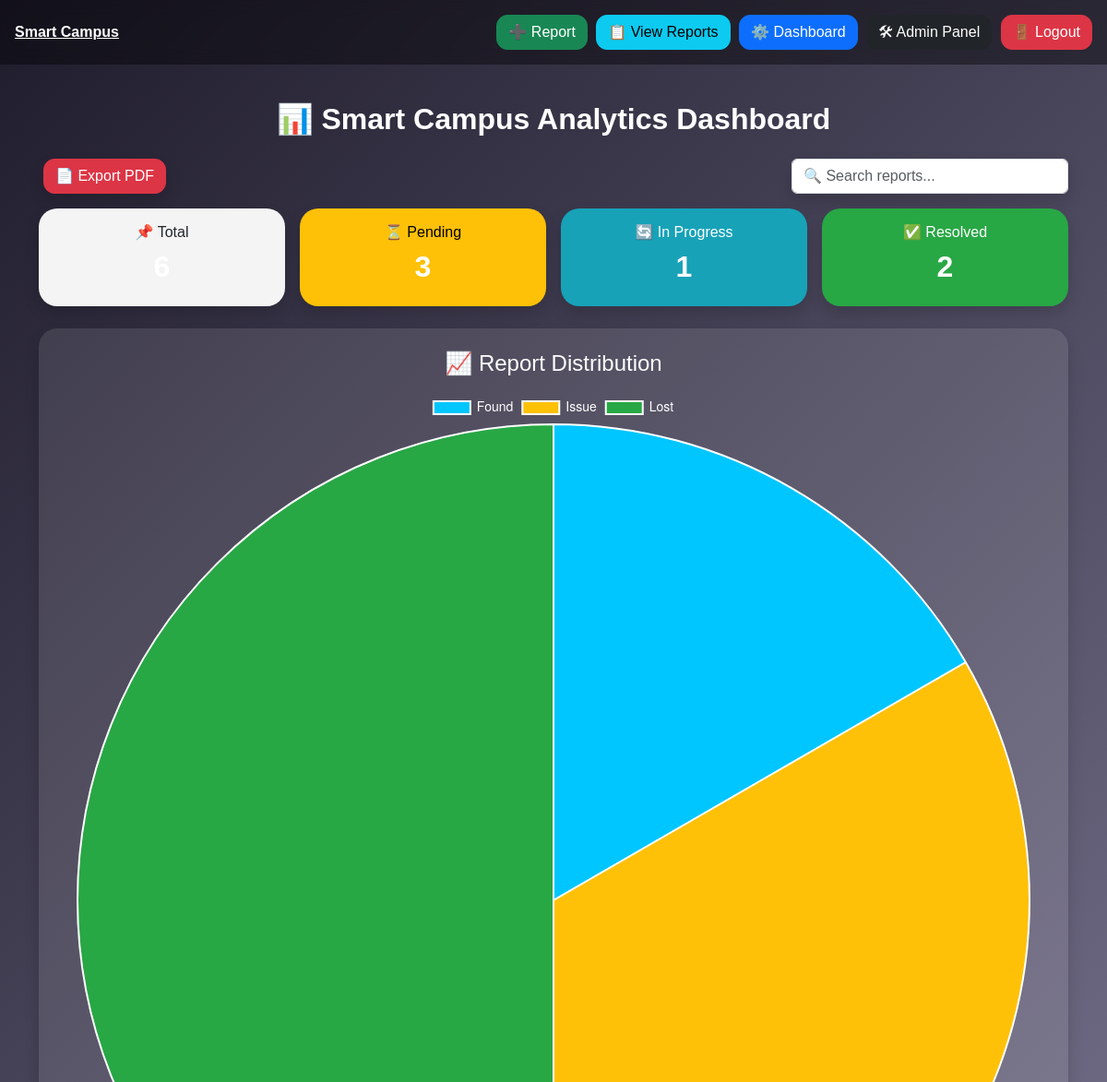
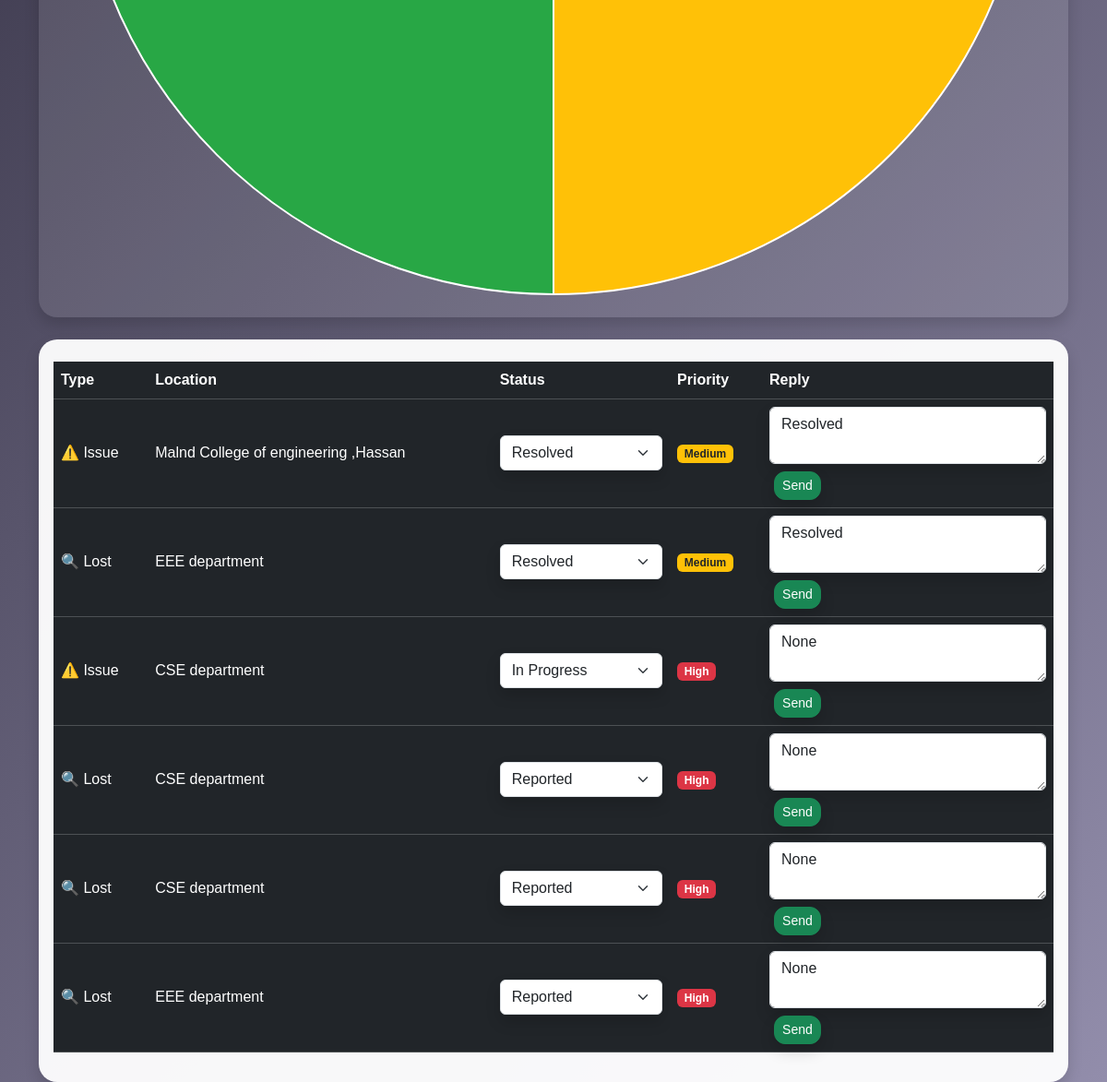
The app's page /dashboard/ (signed in) with its own data (2 pictures, top to bottom).
### core/models.py (models this page shows, shortened)
class Report(models.Model):
    STATUS_CHOICES = [
        ('Reported', 'Reported'),
        ('In Progress', 'In Progress'),
        ('Resolved', 'Resolved'),
    ]
    TYPE_CHOICES = [
        ('Issue', 'Issue'),
        ('Lost', 'Lost'),
        ('Found', 'Found'),
    ]
    PRIORITY_CHOICES = [
        ('High', 'High'),
        ('Medium', 'Medium'),
        ('Low', 'Low'),
    ]
    user = models.ForeignKey(User, on_delete=models.CASCADE)
    report_type = models.CharField(max_length=10, choices=TYPE_CHOICES)
    description = models.TextField()
    location = models.CharField(max_length=200)
    image = models.ImageField(upload_to='reports/', blank=True, null=True)
    priority = models.CharField(max_length=10, choices=PRIORITY_CHOICES)
    status = models.CharField(max_length=20, choices=STATUS_CHOICES, default='Reported')
    admin_reply = models.TextField(blank=True, null=True)
    created_at = models.DateTimeField(auto_now_add=True)

### core/views.py (the view, shortened to what this page needs)
# urls.py: path('dashboard/', views.admin_dashboard, name='dashboard'),
@staff_member_required
def admin_dashboard(request):
    reports = Report.objects.all()
    total = reports.count()
    pending = reports.filter(status="Reported").count()
    in_progress = reports.filter(status="In Progress").count()
    resolved = reports.filter(status="Resolved").count()
    type_counts = Report.objects.values('report_type').annotate(count=Count('id'))
    labels = [item['report_type'] for item in type_counts]
    data = [item['count'] for item in type_counts]
    return render(request, 'dashboard.html', {
        'reports': reports,
        'total': total,
        'pending': pending,
        'in_progress': in_progress,
        'resolved': resolved,
        'labels': labels,
        'data': data
    })

### templates/dashboard.html (shortened to what this page needs)
{% extends 'base.html' %}
{% block content %}
<h2 class="text-white mb-4 text-center fw-bold">
    📊 Smart Campus Analytics Dashboard
</h2>
<div class="d-flex justify-content-between mb-3 flex-wrap gap-2">
    <a href="{% url 'export_pdf' %}" class="btn btn-danger shadow">📄 Export PDF</a>
    <form method="get" style="width: 300px;">
        <input type="text" name="search" class="form-control shadow" placeholder="🔍 Search reports...">
    </form>
</div>
<div class="row mb-4 text-center g-3">
    <div class="col-md-3">
        <div class="card p-3 shadow animate">
            <h6>📌 Total</h6>
            <h2>{{ total }}</h2>
        </div>
    </div>
    <div class="col-md-3">
        <div class="card p-3 shadow animate" style="background:#ffc107;color:black;">
            <h6>⏳ Pending</h6>
            <h2>{{ pending }}</h2>
        </div>
    </div>
    <div class="col-md-3">
        <div class="card p-3 shadow animate" style="background:#17a2b8;color:white;">
            <h6>🔄 In Progress</h6>
            <h2>{{ in_progress }}</h2>
        </div>
    </div>
    <div class="col-md-3">
        <div class="card p-3 shadow animate" style="background:#28a745;color:white;">
            <h6>✅ Resolved</h6>
            <h2>{{ resolved }}</h2>
        </div>
    </div>
</div>
<div class="card p-4 shadow mb-4" style="background: rgba(255,255,255,0.1); border-radius:20px;">
    <h4 class="text-center text-white mb-3">📈 Report Distribution</h4>
    <canvas id="reportChart"></canvas>
</div>
<script>
new Chart(document.getElementById('reportChart'), {
    type: 'pie',
    data: {
        labels: {{ labels|safe }},
        datasets: [{
            data: {{ data|safe }},
            backgroundColor: [
                '#00c6ff',
                '#ffc107',
                '#28a745',
                '#ff4b2b'
            ],
            borderWidth: 2
        }]
    },
    options: {
        plugins: {
            legend: {
                labels: {
                    color: 'white',
                    font: { size: 14 }
                }
            }
        }
    }
});
</script>
<div class="card p-3 shadow" style="border-radius:20px;">
<table class="table table-dark table-hover mt-2 align-middle">
    <thead>
        <tr>
            <th>Type</th>
            <th>Location</th>
            <th>Status</th>
            <th>Priority</th>
            <th>Reply</th>
        </tr>
    </thead>
    <tbody>
    {% for report in reports %}
        <tr>
            <td>
                {% if report.report_type == "Issue" %}
                    ⚠️ Issue
                {% else %}
                    🔍 Lost
                {% endif %}
            </td>
            <td>{{ report.location }}</td>
            <td>
                <form method="post">
                    <select name="status" onchange="this.form.submit()" class="form-select shadow">
                        <option value="Reported" {% if report.status == "Reported" %}selected{% endif %}>Reported</option>
                        <option value="In Progress" {% if report.status == "In Progress" %}selected{% endif %}>In Progress</option>
                        <option value="Resolved" {% if report.status == "Resolved" %}selected{% endif %}>Resolved</option>
                    </select>
                </form>
            </td>
            <td>
                <span class="badge
                    {% if report.priority == 'High' %}bg-danger
                    {% elif report.priority == 'Medium' %}bg-warning text-dark
                    {% else %}bg-success
                    {% endif %}">
                    {{ report.priority }}
                </span>
            </td>
            <td>
                <form method="post">
                    <textarea name="admin_reply" class="form-control shadow"
                        placeholder="✉️ Write reply...">{{ report.admin_reply }}</textarea>
                    <button class="btn btn-success btn-sm mt-2 shadow">Send</button>
                </form>
            </td>
        </tr>
    {% empty %}
        <tr>
            <td colspan="5" class="text-center text-white">No Reports</td>
        </tr>
    {% endfor %}
    </tbody>
</table>
</div>
{% endblock %}

### templates/base.html (style rules this page uses)
body { background: linear-gradient(135deg, #1f1c2c, #928dab); min-height: 100vh; font-family: 'Poppins', sans-serif; }
.card { border-radius: 20px; border: none; box-shadow: 0 10px 30px rgba(0,0,0,0.3); transition: 0.3s; background: rgba(255,255,255,0.95); }
h2 { color: white; font-weight: bold; text-align: center; }
.btn { border-radius: 12px; font-weight: 500; margin-left: 5px; }

### templates/dashboard.html (style rules this page uses)
.animate { animation: fadeUp 0.6s ease; }

### records on screen
Report: report_type "⚠️ Issue", location "Malnd College of engineering ,Hassan", status "Resolved", priority "Medium", admin_reply "Resolved"
Report: report_type "🔍 Lost", location "EEE department", status "Resolved", priority "Medium", admin_reply "Resolved"
Report: report_type "⚠️ Issue", location "CSE department", status "In Progress", priority "High", admin_reply "None"
Report: report_type "🔍 Lost", location "CSE department", status "Reported", priority "High", admin_reply "None"
Report: report_type "🔍 Lost", location "CSE department", status "Reported", priority "High", admin_reply "None"
Report: report_type "🔍 Lost", location "EEE department", status "Reported", priority "High", admin_reply "None"

### other values on screen
{{ pending }} "3"
{{ in_progress }} "1"
{{ resolved }} "2"
chart data {{ labels|safe }} ['Found', 'Issue', 'Lost']
chart data {{ data|safe }} [1, 2, 3]
